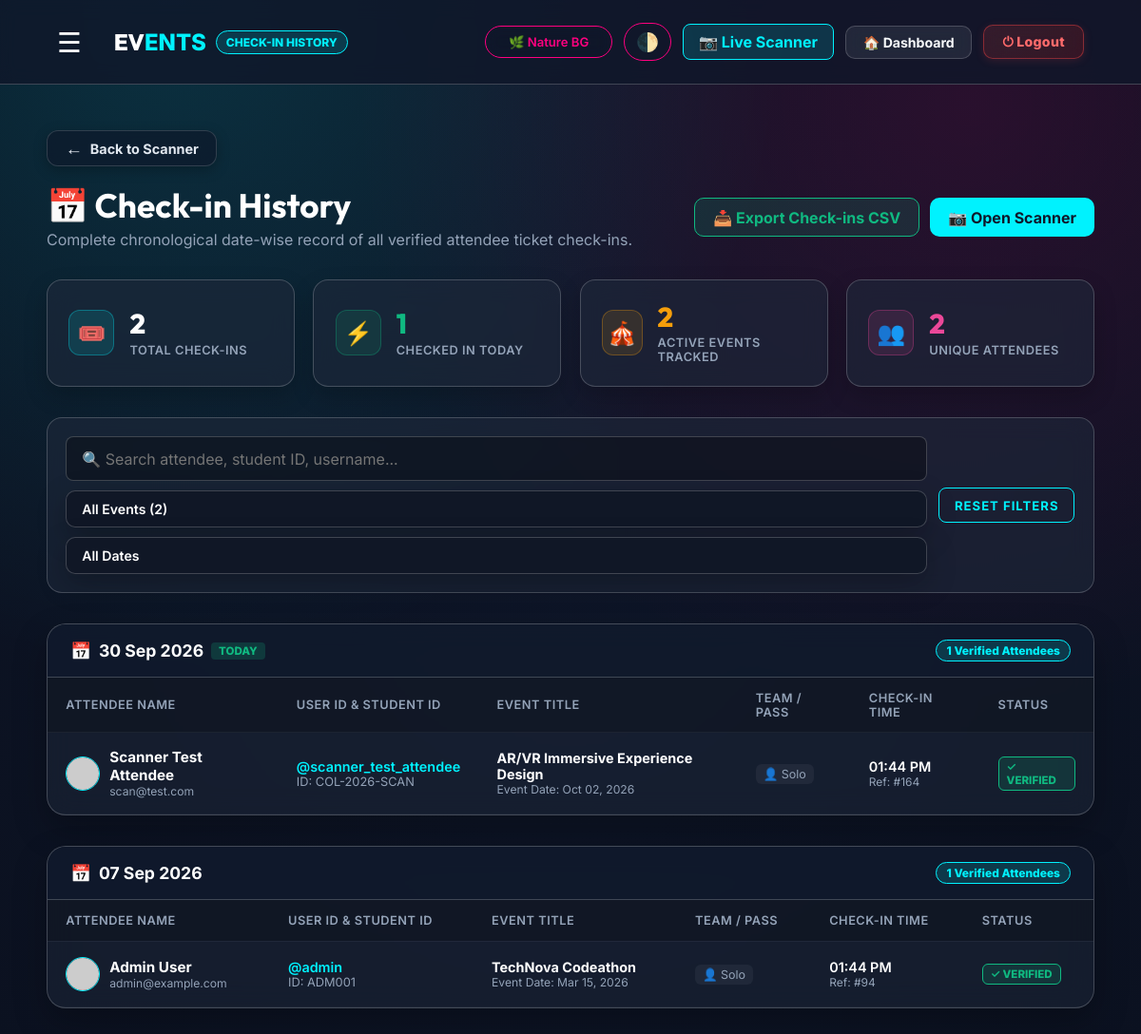
Page /checkin_history (signed in) on the committed database.
### tables this page shows
CREATE TABLE registrations 
                 (id INTEGER PRIMARY KEY AUTOINCREMENT, username TEXT, event_id INTEGER, 
                  full_name TEXT, email TEXT, phone TEXT, college_id TEXT, 
                  timestamp DATETIME DEFAULT CURRENT_TIMESTAMP, payment_method TEXT, upi_id TEXT, checked_in INTEGER DEFAULT 0, checkin_time DATETIME, team_name TEXT DEFAULT '', team_members TEXT DEFAULT '[]', status TEXT DEFAULT 'active', cancelled_at DATETIME, ticket_code TEXT DEFAULT '', cancellation_reason TEXT DEFAULT '', cancellation_feedback TEXT DEFAULT '');

CREATE TABLE events
                 (id INTEGER PRIMARY KEY AUTOINCREMENT, title TEXT, date TEXT, desc TEXT, 
                  price TEXT, color TEXT, image TEXT, purpose TEXT, full_details TEXT, outcome TEXT, seats_total INTEGER DEFAULT 100, seats_filled INTEGER DEFAULT 0, is_draft INTEGER DEFAULT 0, featured INTEGER DEFAULT 0, venue TEXT DEFAULT 'Online', venue_address TEXT DEFAULT 'Tech Park Campus, Innovation Block A, Bangalore - 560103', time TEXT DEFAULT '10:00 AM', end_time TEXT DEFAULT '05:00 PM');

### backend/app.py (the view)
@app.route('/checkin_history')
def checkin_history():
    if not (is_host() or is_admin()):
        flash("Host or Admin privileges required to access Check-in History.", "error")
        return redirect(url_for('dashboard'))
    conn = get_db(row_factory=True)
    c = conn.cursor()
    c.execute("""
        SELECT r.id, r.username, r.full_name, r.email, r.phone, r.college_id, r.team_name, r.checkin_time, r.timestamp as reg_timestamp,
               e.id as event_id, e.title as event_title, e.date as event_date, e.venue, e.venue_address
        FROM registrations r
        JOIN events e ON r.event_id = e.id
        WHERE r.checked_in = 1
        ORDER BY r.id DESC
    """)
    rows = [dict(row) for row in c.fetchall()]
    conn.close()
    total_checkins = len(rows)
    today_str = datetime.now().strftime('%d %b %Y') # e.g. "29 Sep 2026"
    today_checkins = 0
    unique_attendees_set = set()
    events_tracked_set = set()
    events_list_map = {}
    grouped_history = {}
    for item in rows:
        c_time_raw = item.get('checkin_time') or item.get('reg_timestamp') or ''
        date_part = "Recorded Check-in"
        time_part = ""
        if ',' in c_time_raw:
            parts = c_time_raw.split(',', 1)
            date_part = parts[0].strip()
            time_part = parts[1].strip()
        elif c_time_raw:
            date_part = c_time_raw.split()[0].strip()
            time_part = c_time_raw
        is_today = (today_str.lower() in date_part.lower()) or (datetime.now().strftime('%Y-%m-%d') in c_time_raw)
        if is_today:
            today_checkins += 1
        item['time_only'] = time_part or c_time_raw
        unique_attendees_set.add(item['username'].lower() if item.get('username') else item.get('full_name', ''))
        events_tracked_set.add(item['event_id'])
        events_list_map[item['event_title']] = {'title': item['event_title'], 'id': item['event_id']}
        if date_part not in grouped_history:
            grouped_history[date_part] = {
                'is_today': is_today,
                'records': []
            }
        grouped_history[date_part]['records'].append(item)
    events_list = list(events_list_map.values())
    return render_template(
        'checkin_history.html',
        grouped_history=grouped_history,
        total_checkins=total_checkins,
        today_checkins=today_checkins,
        total_events_checked=len(events_tracked_set),
        unique_attendees=len(unique_attendees_set),
        events_list=events_list,
        is_host=is_host(),
        is_admin=is_admin()
    )

### backend/app.py (called while the page is built, shortened)
def get_db(timeout=60.0, row_factory=False):
    conn = getattr(_thread_local, 'conn', None)
    return conn

def is_host():
    if not session.get('loggedin'):
        return False
    if session.get('role') == 'host' or session.get('is_admin'):
        return True

def is_admin():
    if not session.get('loggedin'):
        return False
    if session.get('is_admin'):
        return True

@app.context_processor
def inject_user_data():
    current_user = None
    user_is_admin = False
    user_is_host = False
    if session.get('loggedin'):
        username = session.get('username')
        user_is_admin = is_admin()
        user_is_host = is_host()
        photo = session.get('profile_photo')
        user_id = session.get('user_id')
        current_user = {'username': username, 'profile_photo': photo, 'user_id': user_id or 'UID-0001'}
    return dict(current_user=current_user, is_admin=user_is_admin, is_host=user_is_host)

@app.after_request
def add_security_headers(response):
    response.headers['X-Content-Type-Options'] = 'nosniff'
    response.headers['X-Frame-Options'] = 'SAMEORIGIN'
    if request.path.startswith('/static/'):
        response.headers['Cache-Control'] = 'no-cache, must-revalidate, max-age=0'
    return response

    def __getattr__(self, name):
        return getattr(self._raw_conn, name)

    def close(self):
        pass

### frontend/templates/checkin_history.html (shortened to what this page needs)
<!DOCTYPE html>
<html lang="en">
<head>
    <link rel="stylesheet" href="{{ url_for('static', filename='style.css') }}">
</head>
<body>
    <nav class="navbar">
        <div class="nav-container" style="display: flex; justify-content: space-between; align-items: center; width: 100%;">
            <div style="display: flex; align-items: center; gap: 10px;">
                <div class="hamburger" id="hamburger">☰</div>
                <div class="logo">EV<span>ENTS</span></div>
                <span style="background: rgba(0,242,254,0.15); color: var(--primary); font-size: 0.75rem; font-weight: 800; padding: 4px 10px; border-radius: 50px; border: 1px solid var(--primary); text-transform: uppercase;">Check-in History</span>
            </div>
            <div class="nav-links" style="display: flex; align-items: center; gap: 12px;">
                <button class="theme-toggle-btn" id="themeToggle" title="Toggle Light/Dark Mode" type="button" style="margin-right: 0;">🌓</button>
                <a href="{{ url_for('scan_ticket') }}" class="register-btn-sm" style="background: rgba(0, 242, 254, 0.15); color: var(--primary); border: 1px solid var(--primary); text-decoration: none; padding: 0.5rem 1rem; border-radius: 8px; font-weight: 700;">📷 Live Scanner</a>
                <a href="{{ url_for('dashboard') }}" class="nav-btn-dash">🏠 Dashboard</a>
                <a href="{{ url_for('logout') }}" class="logout-btn-unique">⏻ Logout</a>
            </div>
        </div>
    </nav>
    <div class="checkin-history-container">
        <div style="margin-bottom: 1.2rem;">
            <a href="{{ url_for('scan_ticket') }}" class="back-btn-unified">
                <span class="arrow">←</span> Back to Scanner
            </a>
        </div>
        <div style="display: flex; justify-content: space-between; align-items: center; flex-wrap: wrap; gap: 1rem; margin-bottom: 2rem;">
            <div>
                <h1 style="font-family: var(--font-heading); color: #ffffff; font-size: 2.2rem; margin: 0;">📅 Check-in History</h1>
                <p style="color: var(--text-muted); font-size: 1rem; margin-top: 4px;">Complete chronological date-wise record of all verified attendee ticket check-ins.</p>
            </div>
            <div style="display: flex; gap: 10px; flex-wrap: wrap;">
                <a href="{{ url_for('host_export_checkins_csv') }}" class="register-btn-sm" style="background: rgba(16, 185, 129, 0.15); color: #10b981; border: 1px solid #10b981; text-decoration: none; padding: 0.6rem 1.2rem; border-radius: 10px; font-weight: 700; display: flex; align-items: center; gap: 6px;">
                    📥 Export Check-ins CSV
                </a>
                <a href="{{ url_for('scan_ticket') }}" class="register-btn-sm" style="background: var(--primary); color: #0f172a; text-decoration: none; padding: 0.6rem 1.2rem; border-radius: 10px; font-weight: 700; display: flex; align-items: center; gap: 6px;">
                    📷 Open Scanner
                </a>
            </div>
        </div>
        <div class="history-stats-grid">
            <div class="history-stat-card">
                <div class="stat-icon-wrapper">🎟️</div>
                <div>
                    <div class="stat-val">{{ total_checkins }}</div>
                    <div class="stat-lbl">Total Check-ins</div>
                </div>
            </div>
            <div class="history-stat-card">
                <div class="stat-icon-wrapper" style="background: rgba(16, 185, 129, 0.12); border-color: rgba(16, 185, 129, 0.3);">⚡</div>
                <div>
                    <div class="stat-val" style="color: #10b981;">{{ today_checkins }}</div>
                    <div class="stat-lbl">Checked In Today</div>
                </div>
            </div>
            <div class="history-stat-card">
                <div class="stat-icon-wrapper" style="background: rgba(245, 158, 11, 0.12); border-color: rgba(245, 158, 11, 0.3);">🎪</div>
                <div>
                    <div class="stat-val" style="color: #f59e0b;">{{ total_events_checked }}</div>
                    <div class="stat-lbl">Active Events Tracked</div>
                </div>
            </div>
            <div class="history-stat-card">
                <div class="stat-icon-wrapper" style="background: rgba(236, 72, 153, 0.12); border-color: rgba(236, 72, 153, 0.3);">👥</div>
                <div>
                    <div class="stat-val" style="color: #ec4899;">{{ unique_attendees }}</div>
                    <div class="stat-lbl">Unique Attendees</div>
                </div>
            </div>
        </div>
        <div class="filter-toolbar">
            <div class="filter-inputs">
                <input type="text" id="searchInput" class="filter-input" placeholder="🔍 Search attendee, student ID, username..." style="flex: 1.5;" oninput="applyFilters()">
                <select id="eventFilter" class="filter-select" onchange="applyFilters()">
                    <option value="">All Events ({{ events_list|length }})</option>
                </select>
                <select id="dateFilter" class="filter-select" onchange="applyFilters()">
                    <option value="">All Dates</option>
                </select>
            </div>
            <div>
                <button onclick="resetFilters()" class="btn-secondary" style="margin: 0; padding: 0.6rem 1rem; font-size: 0.82rem;">Reset Filters</button>
            </div>
        </div>
        <div id="dateGroupsContainer">
            {% if grouped_history %}
                {% for date_key, group in grouped_history.items() %}
                <div class="date-group-card" data-date-group="{{ date_key }}">
                    <div class="date-group-header">
                        <div class="date-title">
                            <span>📅</span>
                            <span>{{ date_key }}</span>
                            {% if group.is_today %}
                            <span style="background: rgba(16, 185, 129, 0.2); color: #10b981; font-size: 0.72rem; font-weight: 800; padding: 2px 8px; border-radius: 4px; text-transform: uppercase;">Today</span>
                            {% endif %}
                        </div>
                        <div class="date-count-badge">
                            {{ group.records|length }} Verified Attendees
                        </div>
                    </div>
                    <div style="overflow-x: auto;">
                        <table class="checkin-table">
                            <thead>
                                <tr>
                                    <th>Attendee Name</th>
                                    <th>User ID & Student ID</th>
                                    <th>Event Title</th>
                                    <th>Team / Pass</th>
                                    <th>Check-in Time</th>
                                    <th>Status</th>
                                </tr>
                            </thead>
                            <tbody>
                                {% for item in group.records %}
                                <tr class="checkin-row" data-name="{{ item.full_name|lower }}" data-username="{{ item.username|lower }}" data-college="{{ item.college_id|lower }}" data-event="{{ item.event_title }}">
                                    <td>
                                        <div class="user-avatar-cell">
                                            <img src="https://ui-avatars.com/api/?name={{ item.full_name or item.username }}&background=00f2fe&color=0f172a&bold=true" class="user-avatar-sm" alt="avatar">
                                            <div>
                                                <strong style="color: #ffffff; font-size: 0.95rem;">{{ item.full_name or item.username }}</strong>
                                                {% if item.email %}
                                                <div style="font-size: 0.76rem; color: var(--text-muted);">{{ item.email }}</div>
                                                {% endif %}
                                            </div>
                                        </div>
                                    </td>
                                    <td>
                                        <div style="font-weight: 600; color: var(--primary);">@{{ item.username }}</div>
                                        <div style="font-size: 0.8rem; color: var(--text-muted);">ID: {{ item.college_id or 'N/A' }}</div>
                                    </td>
                                    <td>
                                        <strong style="color: #ffffff;">{{ item.event_title }}</strong>
                                        <div style="font-size: 0.76rem; color: var(--text-muted);">Event Date: {{ item.event_date }}</div>
                                    </td>
                                    <td>
                                        {% if item.team_name %}
                                        <span style="background: rgba(245, 158, 11, 0.15); color: #f59e0b; border: 1px solid rgba(245, 158, 11, 0.3); padding: 3px 8px; border-radius: 6px; font-size: 0.78rem; font-weight: 700;">👥 {{ item.team_name }}</span>
                                        {% else %}
                                        <span style="background: rgba(255, 255, 255, 0.05); color: var(--text-muted); padding: 3px 8px; border-radius: 6px; font-size: 0.78rem;">👤 Solo</span>
                                        {% endif %}
                                    </td>
                                    <td>
                                        <div style="font-weight: 600; color: #ffffff;">{{ item.time_only or item.checkin_time }}</div>
                                        <div style="font-size: 0.75rem; color: var(--text-muted);">Ref: #{{ item.id }}</div>
                                    </td>
                                    <td>
                                        <span class="status-verified-chip">✓ Verified</span>
                                    </td>
                                </tr>
                                {% endfor %}
                            </tbody>
                        </table>
                    </div>
                </div>
                {% endfor %}
            {% endif %}
        </div>
    </div>
</body>
</html>

### frontend/templates/checkin_history.html (style rules this page uses)
.filter-toolbar { background: rgba(30, 41, 59, 0.6); backdrop-filter: blur(12px); border: 1px solid var(--glass-border); border-radius: 16px; padding: 1.2rem; margin-bottom: 2rem; display: flex; gap: 12px; flex-wrap: wrap; align-items: center; justify-content: space-between; }
.filter-inputs { display: flex; gap: 10px; flex: 1; flex-wrap: wrap; min-width: 280px; }
.filter-select, .filter-input { padding: 0.65rem 1rem; background: rgba(0, 0, 0, 0.3); border: 1px solid var(--glass-border); border-radius: 10px; color: #ffffff; font-size: 0.88rem; outline: none; transition: all 0.2s; }
.filter-select option { background: #0f172a; color: #ffffff; }
.user-avatar-cell { display: flex; align-items: center; gap: 10px; }
.user-avatar-sm { width: 36px; height: 36px; border-radius: 50%; object-fit: cover; border: 1.5px solid var(--primary); }

### rows in the picture
registrations: full_name "Scanner Test Attendee", email "scan@test.com", username "scanner_test_attendee", college "COL-2026-SCAN", event_title "AR/VR Immersive Experience Design", event_date "Oct 02, 2026", team_name "👤 Solo", time_only "01:44 PM", id "164"
registrations: full_name "Admin User", email "admin@example.com", username "admin", college "ADM001", event_title "TechNova Codeathon", event_date "Mar 15, 2026", team_name "👤 Solo", time_only "01:44 PM", id "94"

### other values in the picture
{{ total_checkins }} "2"
{{ today_checkins }} "1"
{{ total_events_checked }} "2"
{{ unique_attendees }} "2"
{{ date_key }} "30 Sep 2026" "07 Sep 2026"
{{ group.records|length }} "1" "1"
